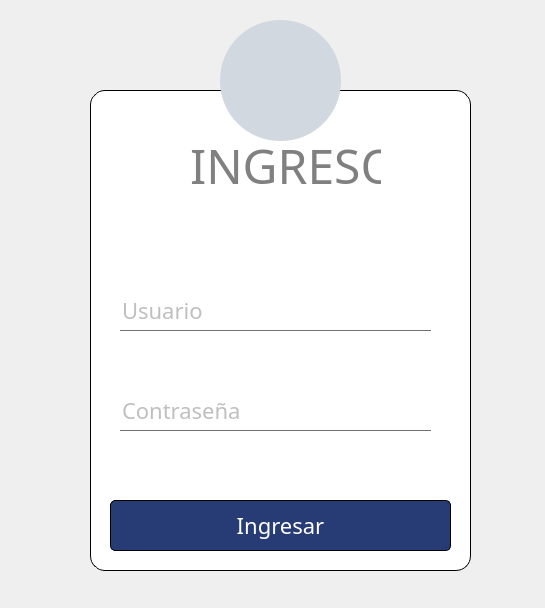
<?xml version="1.0" encoding="UTF-8"?>
<ui version="4.0">
 <class>MainWindow</class>
 <widget class="QMainWindow" name="MainWindow">
  <property name="geometry">
   <rect>
    <x>0</x>
    <y>0</y>
    <width>545</width>
    <height>608</height>
   </rect>
  </property>
  <property name="windowTitle">
   <string>MainWindow</string>
  </property>
  <property name="styleSheet">
   <string notr="true">*{font-family:Bahnschrift Condensed;
font-size:22px;

}
#centralwidget{
	
	background-image: url(:/f/cd0bedfb-2908-416c-b7b1-e4b699a93b24.jpg);
}

QFrame{
background:white;
border-radius:15px;
border:1px solid black;
}

QToolButton{
background:#d1d8e0;
border-radius:60px;
}

QLabel{
color:gray;
background:transparent;
border:none;}

QPushButton{
background:#273c75;
color:white;
border-radius:5px;
border:1px solid black;

}
QPushButton:hover{
color:white;
border-radius:5px;
background:gray;
border:qpx solid white;
}

QLineEdit{
background:transparent;
border:none;
color:gray;
border-bottom:1px solid #717072;
}</string>
  </property>
  <widget class="QWidget" name="centralwidget">
   <widget class="QFrame" name="frame">
    <property name="geometry">
     <rect>
      <x>90</x>
      <y>90</y>
      <width>381</width>
      <height>481</height>
     </rect>
    </property>
    <property name="frameShape">
     <enum>QFrame::StyledPanel</enum>
    </property>
    <property name="frameShadow">
     <enum>QFrame::Raised</enum>
    </property>
    <widget class="QPushButton" name="pushButton">
     <property name="geometry">
      <rect>
       <x>20</x>
       <y>410</y>
       <width>341</width>
       <height>51</height>
      </rect>
     </property>
     <property name="text">
      <string>Ingresar</string>
     </property>
    </widget>
    <widget class="QLineEdit" name="Usuario">
     <property name="geometry">
      <rect>
       <x>30</x>
       <y>200</y>
       <width>311</width>
       <height>41</height>
      </rect>
     </property>
     <property name="text">
      <string/>
     </property>
     <property name="placeholderText">
      <string>Usuario</string>
     </property>
    </widget>
    <widget class="QLineEdit" name="clave">
     <property name="geometry">
      <rect>
       <x>30</x>
       <y>300</y>
       <width>311</width>
       <height>41</height>
      </rect>
     </property>
     <property name="text">
      <string/>
     </property>
     <property name="echoMode">
      <enum>QLineEdit::Password</enum>
     </property>
     <property name="placeholderText">
      <string>Contraseña</string>
     </property>
    </widget>
   </widget>
   <widget class="QToolButton" name="toolButton">
    <property name="geometry">
     <rect>
      <x>220</x>
      <y>20</y>
      <width>121</width>
      <height>121</height>
     </rect>
    </property>
    <property name="autoFillBackground">
     <bool>false</bool>
    </property>
    <property name="text">
     <string/>
    </property>
    <property name="icon">
     <iconset resource="../Imagenes.qrc">
      <normaloff>:/imagenes/Imagenes/user.png</normaloff>:/imagenes/Imagenes/user.png</iconset>
    </property>
    <property name="iconSize">
     <size>
      <width>80</width>
      <height>80</height>
     </size>
    </property>
    <property name="autoRepeat">
     <bool>false</bool>
    </property>
    <property name="autoRepeatInterval">
     <number>100</number>
    </property>
   </widget>
   <widget class="QLabel" name="label">
    <property name="geometry">
     <rect>
      <x>190</x>
      <y>120</y>
      <width>191</width>
      <height>91</height>
     </rect>
    </property>
    <property name="styleSheet">
     <string notr="true"/>
    </property>
    <property name="text">
     <string>&lt;html&gt;&lt;head/&gt;&lt;body&gt;&lt;p align=&quot;center&quot;&gt;&lt;span style=&quot; font-size:36pt; font-weight:400;&quot;&gt;INGRESO&lt;/span&gt;&lt;/p&gt;&lt;/body&gt;&lt;/html&gt;</string>
    </property>
   </widget>
  </widget>
 </widget>
 <resources>
  <include location="../Imagenes.qrc"/>
  <include location="fondo.qrc"/>
 </resources>
 <connections/>
</ui>
